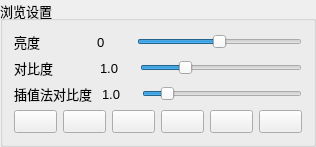
         <widget class="QGroupBox" name="groupBox">
          <property name="sizePolicy">
           <sizepolicy hsizetype="Preferred" vsizetype="Minimum">
            <horstretch>0</horstretch>
            <verstretch>0</verstretch>
           </sizepolicy>
          </property>
          <property name="font">
           <font>
            <pointsize>10</pointsize>
           </font>
          </property>
          <property name="contextMenuPolicy">
           <enum>Qt::CustomContextMenu</enum>
          </property>
          <property name="title">
           <string>浏览设置</string>
          </property>
          <layout class="QVBoxLayout" name="verticalLayout_4">
           <item>
            <layout class="QHBoxLayout" name="horizontalLayout_22">
             <property name="spacing">
              <number>10</number>
             </property>
             <item>
              <widget class="QLabel" name="label">
               <property name="sizePolicy">
                <sizepolicy hsizetype="Fixed" vsizetype="Fixed">
                 <horstretch>0</horstretch>
                 <verstretch>0</verstretch>
                </sizepolicy>
               </property>
               <property name="minimumSize">
                <size>
                 <width>40</width>
                 <height>0</height>
                </size>
               </property>
               <property name="text">
                <string>亮度             </string>
               </property>
              </widget>
             </item>
             <item alignment="Qt::AlignHCenter">
              <widget class="QLabel" name="label_3">
               <property name="sizePolicy">
                <sizepolicy hsizetype="Fixed" vsizetype="Preferred">
                 <horstretch>0</horstretch>
                 <verstretch>0</verstretch>
                </sizepolicy>
               </property>
               <property name="minimumSize">
                <size>
                 <width>30</width>
                 <height>0</height>
                </size>
               </property>
               <property name="text">
                <string>0</string>
               </property>
              </widget>
             </item>
             <item>
              <widget class="QSlider" name="horizontalSlider">
               <property name="sizePolicy">
                <sizepolicy hsizetype="Expanding" vsizetype="Fixed">
                 <horstretch>0</horstretch>
                 <verstretch>0</verstretch>
                </sizepolicy>
               </property>
               <property name="maximumSize">
                <size>
                 <width>180</width>
                 <height>16777215</height>
                </size>
               </property>
               <property name="minimum">
                <number>-200</number>
               </property>
               <property name="maximum">
                <number>200</number>
               </property>
               <property name="singleStep">
                <number>2</number>
               </property>
               <property name="value">
                <number>0</number>
               </property>
               <property name="sliderPosition">
                <number>0</number>
               </property>
               <property name="orientation">
                <enum>Qt::Horizontal</enum>
               </property>
               <property name="invertedControls">
                <bool>false</bool>
               </property>
              </widget>
             </item>
            </layout>
           </item>
           <item>
            <layout class="QHBoxLayout" name="horizontalLayout_33">
             <property name="spacing">
              <number>10</number>
             </property>
             <item>
              <widget class="QLabel" name="label_2">
               <property name="sizePolicy">
                <sizepolicy hsizetype="Fixed" vsizetype="Fixed">
                 <horstretch>0</horstretch>
                 <verstretch>0</verstretch>
                </sizepolicy>
               </property>
               <property name="minimumSize">
                <size>
                 <width>40</width>
                 <height>0</height>
                </size>
               </property>
               <property name="text">
                <string>对比度          </string>
               </property>
              </widget>
             </item>
             <item alignment="Qt::AlignHCenter">
              <widget class="QLabel" name="label_4">
               <property name="sizePolicy">
                <sizepolicy hsizetype="Fixed" vsizetype="Preferred">
                 <horstretch>0</horstretch>
                 <verstretch>0</verstretch>
                </sizepolicy>
               </property>
               <property name="minimumSize">
                <size>
                 <width>30</width>
                 <height>0</height>
                </size>
               </property>
               <property name="text">
                <string>1.0</string>
               </property>
              </widget>
             </item>
             <item>
              <widget class="QSlider" name="horizontalSlider_2">
               <property name="sizePolicy">
                <sizepolicy hsizetype="Expanding" vsizetype="Fixed">
                 <horstretch>0</horstretch>
                 <verstretch>0</verstretch>
                </sizepolicy>
               </property>
               <property name="maximumSize">
                <size>
                 <width>180</width>
                 <height>16777215</height>
                </size>
               </property>
               <property name="minimum">
                <number>30</number>
               </property>
               <property name="maximum">
                <number>300</number>
               </property>
               <property name="singleStep">
                <number>5</number>
               </property>
               <property name="pageStep">
                <number>20</number>
               </property>
               <property name="value">
                <number>100</number>
               </property>
               <property name="orientation">
                <enum>Qt::Horizontal</enum>
               </property>
              </widget>
             </item>
            </layout>
           </item>
           <item>
            <layout class="QHBoxLayout" name="horizontalLayout_44">
             <property name="spacing">
              <number>10</number>
             </property>
             <item>
              <widget class="QLabel" name="label_25">
               <property name="sizePolicy">
                <sizepolicy hsizetype="Fixed" vsizetype="Fixed">
                 <horstretch>0</horstretch>
                 <verstretch>0</verstretch>
                </sizepolicy>
               </property>
               <property name="minimumSize">
                <size>
                 <width>40</width>
                 <height>0</height>
                </size>
               </property>
               <property name="text">
                <string>插值法对比度</string>
               </property>
              </widget>
             </item>
             <item alignment="Qt::AlignHCenter">
              <widget class="QLabel" name="label_26">
               <property name="sizePolicy">
                <sizepolicy hsizetype="Fixed" vsizetype="Preferred">
                 <horstretch>0</horstretch>
                 <verstretch>0</verstretch>
                </sizepolicy>
               </property>
               <property name="minimumSize">
                <size>
                 <width>30</width>
                 <height>0</height>
                </size>
               </property>
               <property name="text">
                <string>1.0</string>
               </property>
              </widget>
             </item>
             <item>
              <widget class="QSlider" name="horizontalSlider_3">
               <property name="sizePolicy">
                <sizepolicy hsizetype="Expanding" vsizetype="Fixed">
                 <horstretch>0</horstretch>
                 <verstretch>0</verstretch>
                </sizepolicy>
               </property>
               <property name="maximumSize">
                <size>
                 <width>180</width>
                 <height>16777215</height>
                </size>
               </property>
               <property name="minimum">
                <number>0</number>
               </property>
               <property name="maximum">
                <number>800</number>
               </property>
               <property name="singleStep">
                <number>5</number>
               </property>
               <property name="pageStep">
                <number>20</number>
               </property>
               <property name="value">
                <number>100</number>
               </property>
               <property name="orientation">
                <enum>Qt::Horizontal</enum>
               </property>
              </widget>
             </item>
            </layout>
           </item>
           <item>
            <layout class="QHBoxLayout" name="horizontalLayout_55">
             <item>
              <widget class="QPushButton" name="pushButton_81">
               <property name="enabled">
                <bool>true</bool>
               </property>
               <property name="minimumSize">
                <size>
                 <width>0</width>
                 <height>0</height>
                </size>
               </property>
               <property name="font">
                <font>
                 <pointsize>10</pointsize>
                </font>
               </property>
               <property name="toolTip">
                <string>顺时针旋转90°</string>
               </property>
               <property name="text">
                <string/>
               </property>
               <property name="icon">
                <iconset>
                 <normaloff>images/icon_33.png</normaloff>images/icon_33.png</iconset>
               </property>
               <property name="iconSize">
                <size>
                 <width>16</width>
                 <height>16</height>
                </size>
               </property>
              </widget>
             </item>
             <item>
              <widget class="QPushButton" name="pushButton_82">
               <property name="enabled">
                <bool>true</bool>
               </property>
               <property name="minimumSize">
                <size>
                 <width>0</width>
                 <height>0</height>
                </size>
               </property>
               <property name="font">
                <font>
                 <pointsize>10</pointsize>
                </font>
               </property>
               <property name="toolTip">
                <string>水平翻转</string>
               </property>
               <property name="text">
                <string/>
               </property>
               <property name="icon">
                <iconset>
                 <normaloff>images/icon_20 - 副本.png</normaloff>images/icon_20 - 副本.png</iconset>
               </property>
               <property name="iconSize">
                <size>
                 <width>16</width>
                 <height>16</height>
                </size>
               </property>
              </widget>
             </item>
             <item>
              <widget class="QPushButton" name="pushButton_83">
               <property name="enabled">
                <bool>true</bool>
               </property>
               <property name="font">
                <font>
                 <pointsize>10</pointsize>
                </font>
               </property>
               <property name="toolTip">
                <string>垂直翻转</string>
               </property>
               <property name="text">
                <string/>
               </property>
               <property name="icon">
                <iconset>
                 <normaloff>images/icon_20.png</normaloff>images/icon_20.png</iconset>
               </property>
               <property name="iconSize">
                <size>
                 <width>16</width>
                 <height>16</height>
                </size>
               </property>
              </widget>
             </item>
             <item>
              <widget class="QPushButton" name="pushButton_84">
               <property name="enabled">
                <bool>true</bool>
               </property>
               <property name="minimumSize">
                <size>
                 <width>0</width>
                 <height>0</height>
                </size>
               </property>
               <property name="font">
                <font>
                 <pointsize>10</pointsize>
                </font>
               </property>
               <property name="toolTip">
                <string>上一张图片,快捷键A</string>
               </property>
               <property name="text">
                <string/>
               </property>
               <property name="icon">
                <iconset>
                 <normaloff>images/icon_50 - 副本.png</normaloff>images/icon_50 - 副本.png</iconset>
               </property>
               <property name="iconSize">
                <size>
                 <width>16</width>
                 <height>16</height>
                </size>
               </property>
              </widget>
             </item>
             <item>
              <widget class="QPushButton" name="pushButton_85">
               <property name="enabled">
                <bool>true</bool>
               </property>
               <property name="font">
                <font>
                 <pointsize>10</pointsize>
                </font>
               </property>
               <property name="toolTip">
                <string>下一张图片，快捷键D</string>
               </property>
               <property name="text">
                <string/>
               </property>
               <property name="icon">
                <iconset>
                 <normaloff>images/icon_50.png</normaloff>images/icon_50.png</iconset>
               </property>
               <property name="iconSize">
                <size>
                 <width>16</width>
                 <height>16</height>
                </size>
               </property>
              </widget>
             </item>
             <item>
              <widget class="QPushButton" name="pushButton_86">
               <property name="enabled">
                <bool>true</bool>
               </property>
               <property name="font">
                <font>
                 <pointsize>10</pointsize>
                </font>
               </property>
               <property name="tabletTracking">
                <bool>false</bool>
               </property>
               <property name="focusPolicy">
                <enum>Qt::NoFocus</enum>
               </property>
               <property name="toolTip">
                <string>删除当前图片</string>
               </property>
               <property name="text">
                <string/>
               </property>
               <property name="icon">
                <iconset>
                 <normaloff>images/icon_43.png</normaloff>images/icon_43.png</iconset>
               </property>
               <property name="iconSize">
                <size>
                 <width>16</width>
                 <height>16</height>
                </size>
               </property>
              </widget>
             </item>
            </layout>
           </item>
          </layout>
         </widget>
